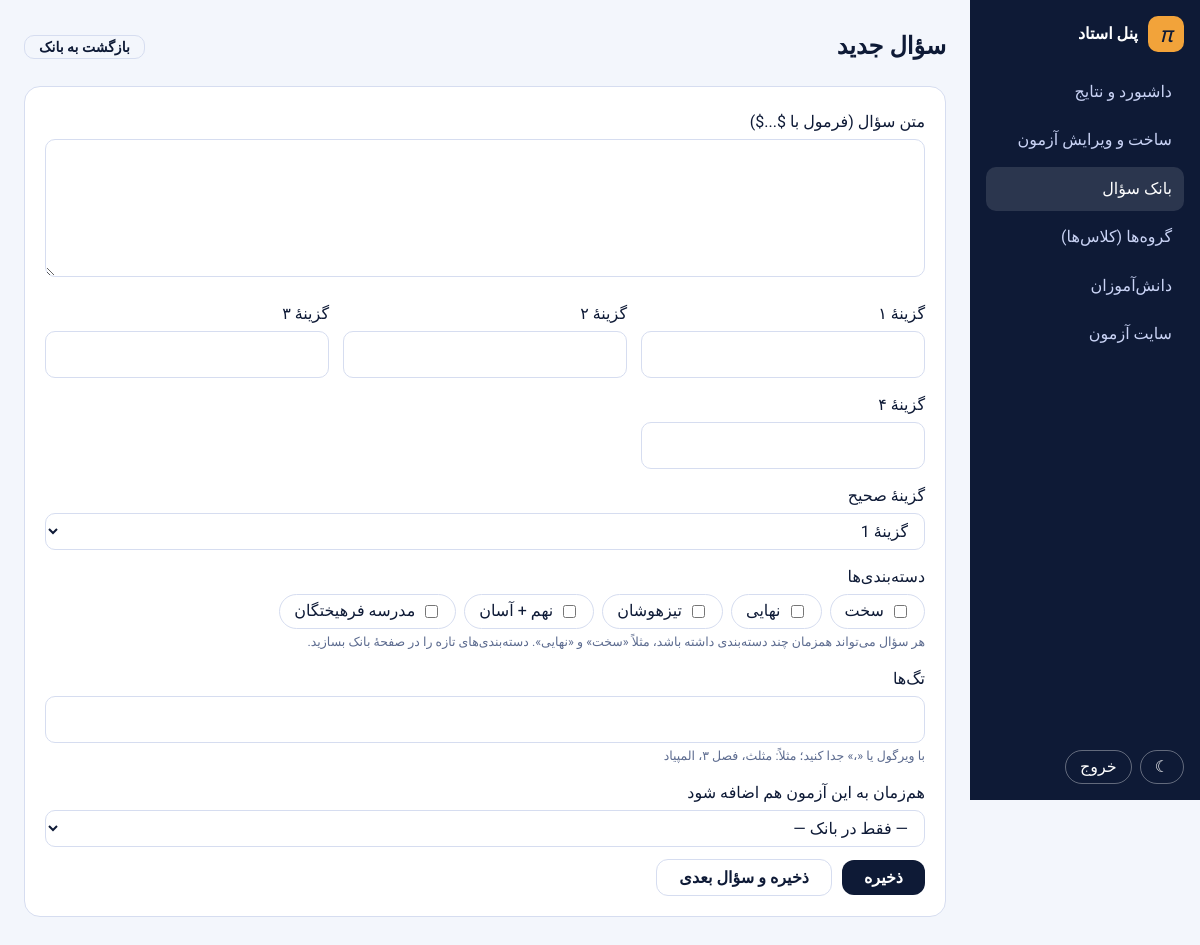
Screenshot of /teacher/bank/new/ (signed in) with the database file from the repository.
### exams/models.py (models this page shows, shortened)
class Category(models.Model):
    name = models.CharField("نام دسته‌بندی", max_length=80, unique=True)
    order = models.PositiveSmallIntegerField("ترتیب", default=0)
    class Meta:
        ordering = ["order", "id"]
        verbose_name, verbose_name_plural = "دسته‌بندی", "دسته‌بندی‌ها"
    def __str__(self):
        return self.name

### exams/teacher.py (the view, shortened to what this page needs)
# urls.py: path("teacher/bank/new/", t.teacher_question_form, name="teacher_question_new"),
@teacher_only
def teacher_question_form(request, question_id=None):
    q = get_object_or_404(Question, pk=question_id, exam__isnull=True) if question_id else None
    initial = {"tags": "، ".join(t.name for t in q.tags.all())} if q else {}
    if not q and request.GET.get("cat"):
        initial["categories"] = [request.GET["cat"]]
    if not q and request.GET.get("exam"):
        initial["exam"] = request.GET["exam"]
    form = QuestionForm(request.POST or None, instance=q, initial=initial)
    return render(request, "teacher_question_form.html", {
        "sec": "banks", "form": form, "q": q, "all_tags": Tag.objects.all(), "cats": Category.objects.all()})

### exams/forms.py
class QuestionForm(forms.ModelForm):
    tags = forms.CharField(label="تگ‌ها", required=False, max_length=400,
                           help_text="با ویرگول یا «،» جدا کنید؛ مثلاً: مثلث، فصل ۳، المپیاد")
    exam = forms.ModelChoiceField(Exam.objects.none(), required=False, label="هم‌زمان به این آزمون هم اضافه شود",
                                  empty_label="— فقط در بانک —")
    class Meta:
        model = Question
        fields = ("text", "option1", "option2", "option3", "option4", "correct", "categories")
        widgets = {"text": forms.Textarea(attrs={"rows": 4}), "categories": forms.CheckboxSelectMultiple}
        labels = {"categories": "دسته‌بندی‌ها"}
    def __init__(self, *args, **kwargs):
        super().__init__(*args, **kwargs)
        self.fields["exam"].queryset = Exam.objects.order_by("-id")
        if self.instance.pk:
            del self.fields["exam"]

### exams/models.py (called while the page is built)
    def __str__(self):
        return self.title

### exams/templates/teacher_question_form.html (shortened to what this page needs)
{% extends "panel_base.html" %}
{% block content %}
<div class="ph"><h1>{% if q %}ویرایش سؤال{% else %}سؤال جدید{% endif %}</h1><a class="btn sm line" href="{% url 'teacher_bank' %}">بازگشت به بانک</a></div>
<form method="post" class="card form">{% csrf_token %}
  {% include "_field.html" with field=form.text %}
  <div class="grid2">{% include "_field.html" with field=form.option1 %}{% include "_field.html" with field=form.option2 %}
    {% include "_field.html" with field=form.option3 %}{% include "_field.html" with field=form.option4 %}</div>
  <div class="grid3">{% include "_field.html" with field=form.correct %}</div>
  <div class="field"><label>{{ form.categories.label }}</label><div class="checks">{% for c in form.categories %}<label class="check">{{ c.tag }} {{ c.choice_label }}</label>{% endfor %}</div>
    <small>هر سؤال می‌تواند همزمان چند دسته‌بندی داشته باشد، مثلاً «سخت» و «نهایی». دسته‌بندی‌های تازه را در صفحهٔ بانک بسازید.</small></div>
  <div class="field"><label for="id_tags">{{ form.tags.label }}</label>{{ form.tags }}
    <small>{{ form.tags.help_text }}</small>{% for e in form.tags.errors %}<em>{{ e }}</em>{% endfor %}</div>
  {% if form.exam %}{% include "_field.html" with field=form.exam %}{% endif %}
  <div class="actions" style="border:0;padding:0"><button class="btn">ذخیره</button>{% if not q %}<button class="btn line" name="again" value="1">ذخیره و سؤال بعدی</button>{% endif %}</div>
</form>
{% endblock %}

### static/css/math.css (style rules this page uses)
:root { --ink:#0E1A36;--paper:#F3F6FC;--card:#fff;--line:#D6DDF0;--muted:#5C6B8F;--primary:#3347D6;--pencil:#F2A33A;--ok:#17865A;--bad:#C23B2A;--hero:#0E1A36;--btn:#0E1A36;--btn-ink:#fff;--sel:#E8EBFC;--okbg:#DDF2E8;--badbg:#F9E1DC;--serif:"STIX Two Text","Cambria Math",Georgia,serif }
* { box-sizing:border-box }
body { margin:0;background:var(--paper);color:var(--ink);font:16px/1.9 "Vazirmatn",Tahoma,sans-serif }
a { color:var(--primary) }
.card { background:var(--card);border:1px solid var(--line);border-radius:16px;padding:20px;margin-bottom:14px }
.btn { display:inline-block;background:var(--btn);color:var(--btn-ink);border:0;border-radius:12px;padding:8px 22px;font:700 16px "Vazirmatn",sans-serif;cursor:pointer;text-decoration:none }

### static/css/panel.css (style rules this page uses)
.panel { display:flex;min-height:100vh }
.pmain h1 { font-size:24px;margin:0 }
.ph { display:flex;gap:10px;flex-wrap:wrap;align-items:center;justify-content:space-between;margin-bottom:16px }
.btn.sm { padding:3px 14px;font-size:14px;border-radius:10px }
.btn.line { background:none;color:var(--ink);border:1px solid var(--line) }
.actions { display:flex;gap:10px;flex-wrap:wrap;align-items:center;margin-top:12px;padding-top:12px;border-top:1px solid var(--line) }
.field { margin-bottom:12px }
.field>label { display:block;font-weight:500;margin-bottom:2px }
.field input:not([type=checkbox]),.field select,.field textarea { width:100%;font:inherit;padding:7px 12px;border:1px solid var(--line);border-radius:10px;background:var(--card);color:var(--ink) }
.field small { display:block;color:var(--muted);font-size:12.5px;line-height:1.7;margin-top:2px }
.grid2,.grid3 { display:grid;gap:0 14px }
.grid2 { grid-template-columns:repeat(auto-fit,minmax(240px,1fr)) }
.grid3 { grid-template-columns:repeat(auto-fit,minmax(200px,1fr)) }
.checks { display:flex;flex-wrap:wrap;gap:8px }
.check { display:inline-flex!important;gap:6px;align-items:center;border:1px solid var(--line);border-radius:999px;padding:1px 14px;font-weight:400!important;cursor:pointer;margin:0!important }

### rows the page displays
Category: choice_label "سخت"
Category: choice_label "نهایی"
Category: choice_label "تیزهوشان"
Category: choice_label "نهم + آسان"
Category: choice_label "مدرسه فرهیختگان"

### other values shown
{{ field.label }} "متن سؤال (فرمول با $...$) گزینهٔ ۱ گزینهٔ ۲ گزینهٔ ۳ گزینهٔ ۴ گزینهٔ صحیح هم‌زمان به این آزمون هم اضافه شود"
